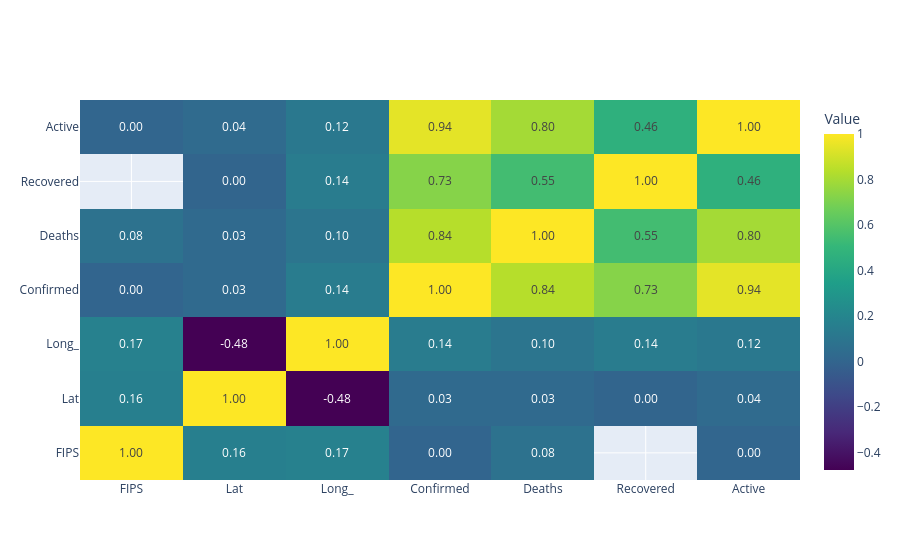

Notebook cell for this chart:
### Code cell
import plotly.graph_objects as go

fig = go.Figure()

fig.add_trace(
    go.Heatmap(
        z = doc2.values,
        x = doc2.columns,
        y = doc2.index,
        colorscale="Viridis",
        colorbar={
            "title": "Value"
        },
        text = doc2.values,
        texttemplate="%{z:.2f}",
        hovertemplate="x: %{x}<b>y: %{y}"
    )
)

fig.show()

### Figure 1 — Plotly figure (JSON) as saved in the notebook; plotly's stock layout.template omitted (floating-point values rounded to 4 significant figures)
{"data": [{"colorbar": {"title": {"text": "Value"}}, "colorscale": [[0, "#440154"], [0.1111, "#482878"], [0.2222, "#3e4989"], [0.3333, "#31688e"], [0.4444, "#26828e"], [0.5556, "#1f9e89"], [0.6667, "#35b779"], [0.7778, "#6ece58"], [0.8889, "#b5de2b"], [1, "#fde725"]], "hovertemplate": "x: %{x}<b>y: %{y}", "text": [[1, 0.1607, 0.1715, -0.0005036, 0.07647, null, 0.002718], [0.1607, 1, -0.4764, 0.02939, 0.02631, -0.002781, 0.03563], [0.1715, -0.4764, 1, 0.1411, 0.09692, 0.1419, 0.1197], [-0.0005036, 0.02939, 0.1411, 1, 0.8372, 0.7273, 0.9425], [0.07647, 0.02631, 0.09692, 0.8372, 1, 0.5469, 0.7965], [null, -0.002781, 0.1419, 0.7273, 0.5469, 1, 0.4625], [0.002718, 0.03563, 0.1197, 0.9425, 0.7965, 0.4625, 1]], "texttemplate": "%{z:.2f}", "type": "heatmap", "x": ["FIPS", "Lat", "Long_", "Confirmed", "Deaths", "Recovered", "Active"], "y": ["FIPS", "Lat", "Long_", "Confirmed", "Deaths", "Recovered", "Active"], "z": [[1, 0.1607, 0.1715, -0.0005036, 0.07647, null, 0.002718], [0.1607, 1, -0.4764, 0.02939, 0.02631, -0.002781, 0.03563], [0.1715, -0.4764, 1, 0.1411, 0.09692, 0.1419, 0.1197], [-0.0005036, 0.02939, 0.1411, 1, 0.8372, 0.7273, 0.9425], [0.07647, 0.02631, 0.09692, 0.8372, 1, 0.5469, 0.7965], [null, -0.002781, 0.1419, 0.7273, 0.5469, 1, 0.4625], [0.002718, 0.03563, 0.1197, 0.9425, 0.7965, 0.4625, 1]]}], "layout": {}}
